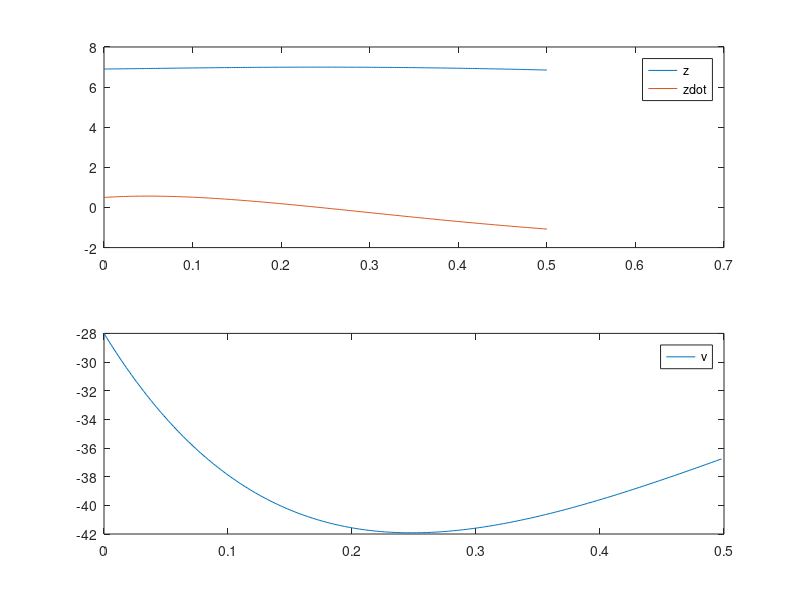

Reproduce this figure in MATLAB.
function startercode204713
[T,X,U,XFORDISPLAY] = RunSimulation;
PlotResults(T,X,U);
z = mat2str(XFORDISPLAY(1),8)
zdot = mat2str(XFORDISPLAY(2),8)
end

function [actuators,data] = initControlSystem(sensors,references,parameters,data)
%%%%%%%%%%%%%%%%%%
% MODIFY
data.A = [0, 1; 5/2, 1];
data.B = [0 ; 1/2];
data.C = [1, 0];
data.xhat = [0;0];
data.u = 0;

qC = eye(length(data.A - 1));
rC = 4.1;

qO = 4.8;
rO = eye(length(data.A - 1));

data.K = lqr(data.A, data.B, qC, rC);
data.L = lqr(data.A', data.C', inv(rO), inv(qO))';
%
%%%%%%%%%%%%%%%%%%
[actuators,data] = runControlSystem(sensors,references,parameters,data);
end

function [actuators,data] = runControlSystem(sensors,references,parameters,data)
%%%%%%%%%%%%%%%%%%
% MODIFY
zE = 6;
vE = -5*zE + 2;
u = -data.K*data.xhat;
y = sensors.z - zE;
data.xhat = data.xhat + (data.A*data.xhat + data.B*u - data.L*(data.C*data.xhat - y))*parameters.tStep;
actuators.v = u + vE;
%
%%%%%%%%%%%%%%%%%%
end

function [T,X,U,XFORDISPLAY] = RunSimulation
[t,x,tStep,nSteps,nStepsForDisplay] = InitSimulation;
T = t;
X = x;
U = [];
controller.init = @initControlSystem;
controller.run = @runControlSystem;
controller.sensors = GetSensors(t,x);
controller.references = struct;
controller.parameters = struct('tStep',tStep);
controller.data = struct;
[controller.actuators,controller.data] = ...
    controller.init(controller.sensors, ...
                    controller.references, ...
                    controller.parameters, ...
                    controller.data);
for iStep = 1:nSteps
    u = GetInput(controller.actuators);
    [t,x] = ode45(@(t,x) GetXDot(t,x,u),[t t+tStep],x);
    t = t(end);
    x = x(end,:)';
    controller.sensors = GetSensors(t,x);
    [controller.actuators,controller.data] = ...
    controller.run(controller.sensors, ...
                    controller.references, ...
                    controller.parameters, ...
                    controller.data);
    T = [T t];
    X = [X x];
    U = [U u];
    if iStep==nStepsForDisplay
        XFORDISPLAY = x;
    end
end
end

function [t,x,tStep,nSteps,nStepsForDisplay] = InitSimulation
t = 0;
x = [6.90; 0.50];
tStep = 0.002;
nStepsForDisplay = 25;
nSteps = 250;
end

function u = GetInput(actuators)
u = actuators.v;
end

function sensors = GetSensors(t,x)
sensors.t = t;
sensors.z = x(1);
end

function xdot = GetXDot(t,x,u)
xdot = [x(2); (1/2)*(-(-2*x(2)+-5*x(1)+2)+u(1))];
end

function PlotResults(T,X,U)
clf;
subplot(2,1,1);
plot(T,X);
legend('z','zdot');
subplot(2,1,2);
plot(T(1:end-1),U);
legend('v');
end
